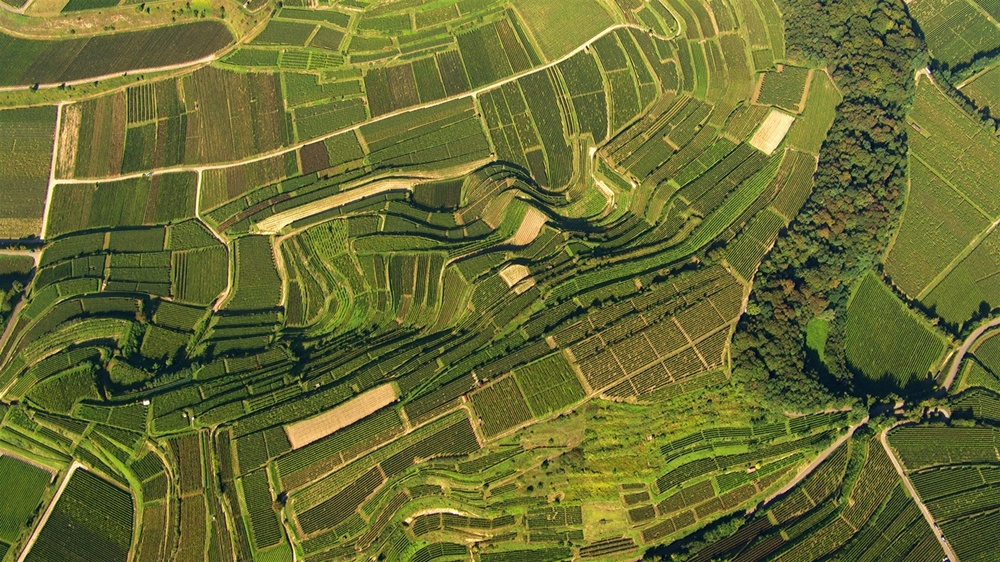
#> input picture Inv2/source/img1_2.jpg, 1000 x 562 px, shrunk from 1920 x 1080 before the run, found by its file name; its folder holds only this picture in this run
$ python temp.py   (older library calls are emulated)
#> lines starting #> are read from the running program, lines starting #| are printed output that depends on the picture
import cv2
import numpy as np
import os

# Task 1
def read_and_preprocess_image(file_path, k_size):
    # Read the image
#> called with k_size = 3
    image = cv2.imread(file_path)
#> image is the input picture: shape (562, 1000, 3); mean B, G, R 50.4, 108.3, 104.9

    # Convert to black and white
    bw_image = cv2.cvtColor(image, cv2.COLOR_BGR2GRAY)
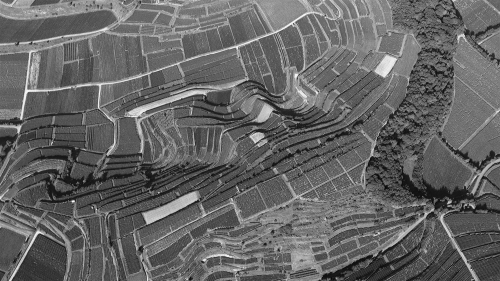
#> bw_image: shape (562, 1000) (shown at 1/2 size); min 1, max 254, mean 100.7

    # Display the original and preprocessed images
    # cv2.imshow("Original Image", image)
    #cv2.imshow("Preprocessed Image", bw_image)

    # Apply Gaussian blur
    blurred_image = cv2.GaussianBlur(bw_image, (k_size, k_size), 0.)

    # Display the blurred image
    #cv2.imshow("Blurred Image", blurred_image)
    cv2.waitKey(0)
    cv2.destroyAllWindows()

    return blurred_image


# Task 2
def calculate_gradients(image, operator):
#> called with operator = 'sobel'
    gradient_x = None
    gradient_y = None
    if operator == 'sobel':
        gradient_x = cv2.Sobel(image, cv2.CV_64F, 1, 0, ksize=3)
        gradient_y = cv2.Sobel(image, cv2.CV_64F, 0, 1, ksize=3)
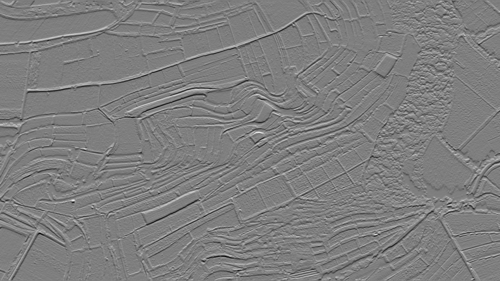
#> gradient_y: shape (562, 1000) float64 (shown at 1/2 size); min -547, max 551, mean -0.7; drawn with min black and max white
    elif operator == 'prewitt':
        gradient_x = cv2.Scharr(image, cv2.CV_64F, 1, 0)
        gradient_y = cv2.Scharr(image, cv2.CV_64F, 0, 1)
    elif operator == 'roberts':
        gradient_x = cv2.filter2D(image, cv2.CV_64F, np.array([[1, 0], [0, -1]]))
        gradient_y = cv2.filter2D(image, cv2.CV_64F, np.array([[0, 1], [-1, 0]]))


    gradient_magnitude = np.sqrt(gradient_x ** 2 + gradient_y ** 2)
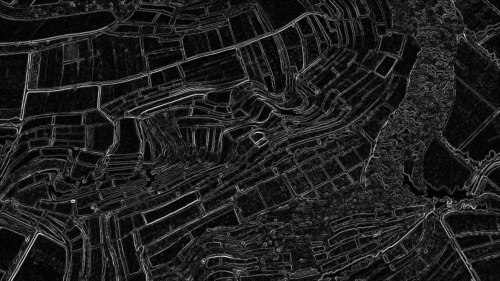
#> gradient_magnitude: shape (562, 1000) float64 (shown at 1/2 size); min 0, max 601.9, mean 74.3; drawn with min black and max white
    gradient_magnitude_uint8 = cv2.normalize(gradient_magnitude, None, 0, 255, cv2.NORM_MINMAX, dtype=cv2.CV_8U)
    gradient_angle = np.arctan2(gradient_y, gradient_x) * (180 / np.pi)
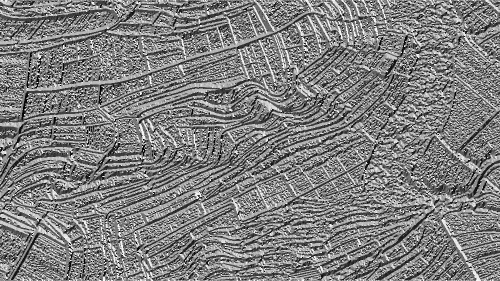
#> gradient_angle: shape (562, 1000) float64 (shown at 1/2 size); min -179.9, max 180, mean 0.4; drawn with min black and max white

    return gradient_magnitude_uint8, gradient_angle
# Task 3
def non_maximum_suppression(magnitude, angle):
    # Suppress non-maximums
    rows, cols = magnitude.shape
    result_image = np.zeros_like(magnitude)

    for i in range(1, rows - 1):
        for j in range(1, cols - 1):
            angle_val = angle[i, j]

            # Declare neighbors before if-else statements
            neighbors = []

            if (0 <= angle_val < 22.5) or (337.5 <= angle_val <= 360):  # четко правый
                neighbors = [magnitude[i, j - 1], magnitude[i, j + 1]]
            elif 22.5 <= angle_val < 67.5:  # правый верхний диагональный
                neighbors = [magnitude[i - 1, j - 1], magnitude[i + 1, j + 1]]
            elif 67.5 <= angle_val < 112.5:  # четко вверх
                neighbors = [magnitude[i - 1, j], magnitude[i + 1, j]]
            elif 112.5 <= angle_val < 157.5:  # левый верхний диагональный
                neighbors = [magnitude[i - 1, j + 1], magnitude[i + 1, j - 1]]
            elif 157.5 <= angle_val < 202.5:  # четко влево
                neighbors = [magnitude[i, j - 1], magnitude[i, j + 1]]
            elif 202.5 <= angle_val < 247.5:  # левый нижний диагональный
                neighbors = [magnitude[i - 1, j - 1], magnitude[i + 1, j + 1]]
            elif 247.5 <= angle_val < 292.5:  # четко вниз
                neighbors = [magnitude[i - 1, j], magnitude[i + 1, j]]
            elif 292.5 <= angle_val < 337.5:  # правый нижний диагональный
                neighbors = [magnitude[i - 1, j + 1], magnitude[i + 1, j - 1]]

            if len(neighbors) != 0:
                max_neighbor = max(neighbors)

                if magnitude[i, j] >= max_neighbor:
                    result_image[i, j] = magnitude[i, j]
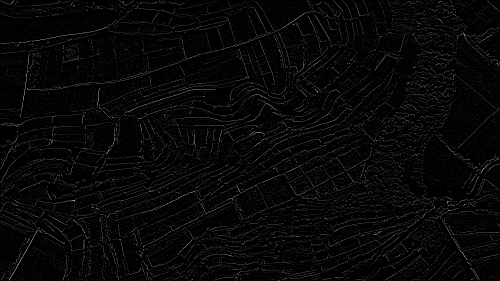
#> result_image: shape (562, 1000) (shown at 1/2 size); min 0, max 255, mean 7.5

    # Display the resulting image
    #cv2.imshow("Non-Maximum Suppression", result_image)
    cv2.waitKey(0)
    cv2.destroyAllWindows()

    return result_image


# Task 4
def double_thresholding(image, low_threshold, high_threshold):
    # Apply double thresholding
#> called with low_threshold = 10, high_threshold = 20
    edges = np.zeros_like(image)
    strong_edges = (image > high_threshold)
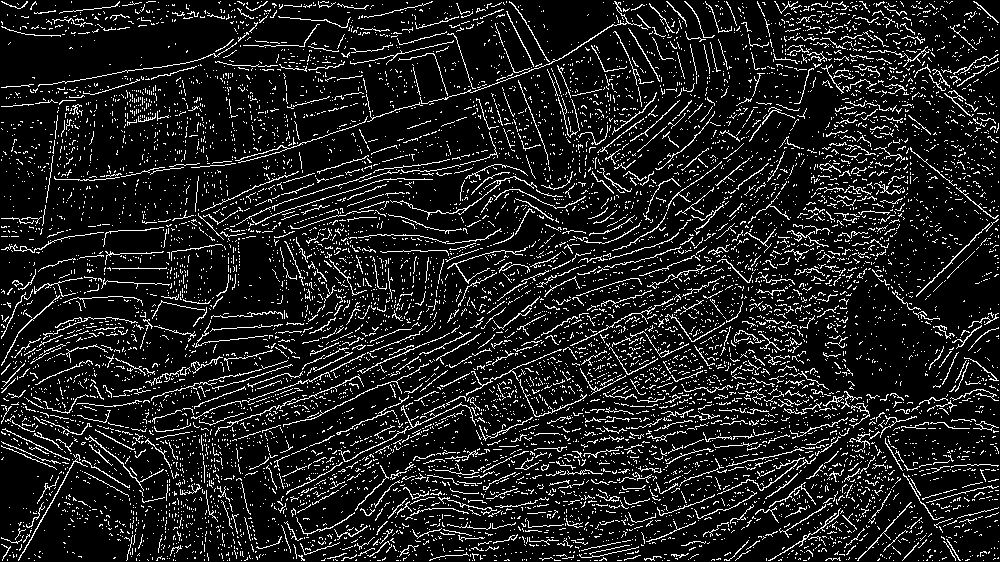
#> strong_edges: shape (562, 1000) bool; 11.7% white in thin lines or dots
    weak_edges = (image >= low_threshold) & (image <= high_threshold)
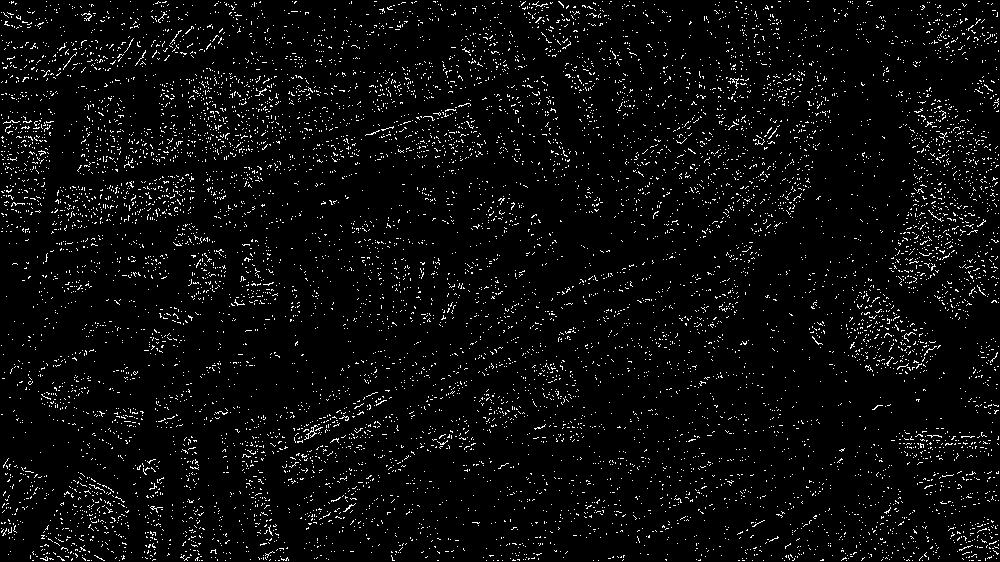
#> weak_edges: shape (562, 1000) bool; 4.3% white in thin lines or dots

    edges[strong_edges] = 255
    edges[weak_edges] = 0  # You can adjust this value as needed

    # Display the resulting image after double thresholding
    cv2.imshow("Double Thresholding", edges)
    cv2.waitKey(0)
    cv2.destroyAllWindows()

    return edges


# Task 5
def perform_experiment(file_path, gauss_ker_size, gradient_thresholds, operator):

    # Task 1
    blurred_image = read_and_preprocess_image(file_path, gauss_ker_size)

    # Task 2
    gradient_magnitude, gradient_angle = calculate_gradients(blurred_image, operator)

    # Task 3
    suppressed_image = non_maximum_suppression(gradient_magnitude, gradient_angle)

    # Task 4
    result_image = double_thresholding(suppressed_image, *gradient_thresholds)


def process_images_in_directory(directory_path):
    # Получаем список всех файлов в указанной директории
    image_files = [f for f in os.listdir(directory_path) if f.endswith('.png') or f.endswith('.jpg')]

    # Проходим по каждому файлу
    for image_file in image_files:
        image_file_path = os.path.join(directory_path, image_file)

        # Проходим по всем возможным значениям параметров
        for k_size in [3, 5, 7]:  # Размер ядра Гауссова размытия
            for thresholds in [(10, 20), (20, 40), (30, 60)]:  # Пороги для двойного порогового преобразования
                for operator in ['sobel']:  # Операторы вычисления градиента 'prewitt', 'roberts'
                    # Выполняем эксперимент с текущими параметрами
                    print(
                        f"Processing {image_file} with parameters: k_size={k_size}, thresholds={thresholds}, operator={operator}")
                    perform_experiment(image_file_path, k_size, thresholds, operator)


image_directory_path = "C:\Python_Project\DigitalMultimedia\Inv2\source"
process_images_in_directory(image_directory_path)

$ run again, on Inv2/source/img3.jpg
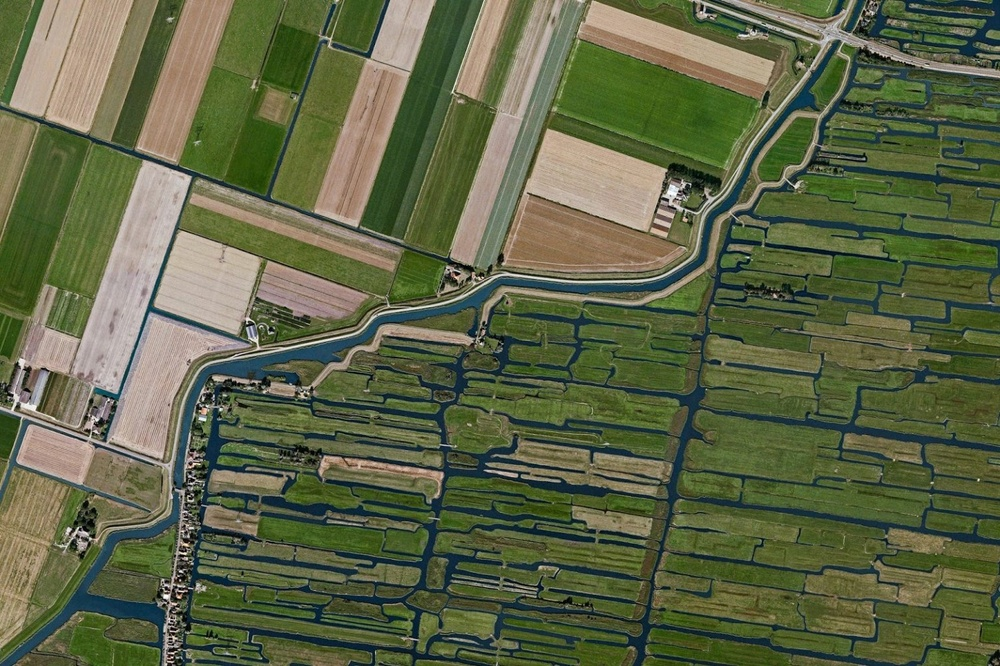
#> input picture Inv2/source/img3.jpg, 1000 x 666 px, shrunk from 1536 x 1023 before the run, found by its file name
#> in read_and_preprocess_image, image is the input picture: shape (666, 1000, 3); mean B, G, R 70.2, 101.3, 94
#> in double_thresholding, `strong_edges = (image > high_threshold)`:
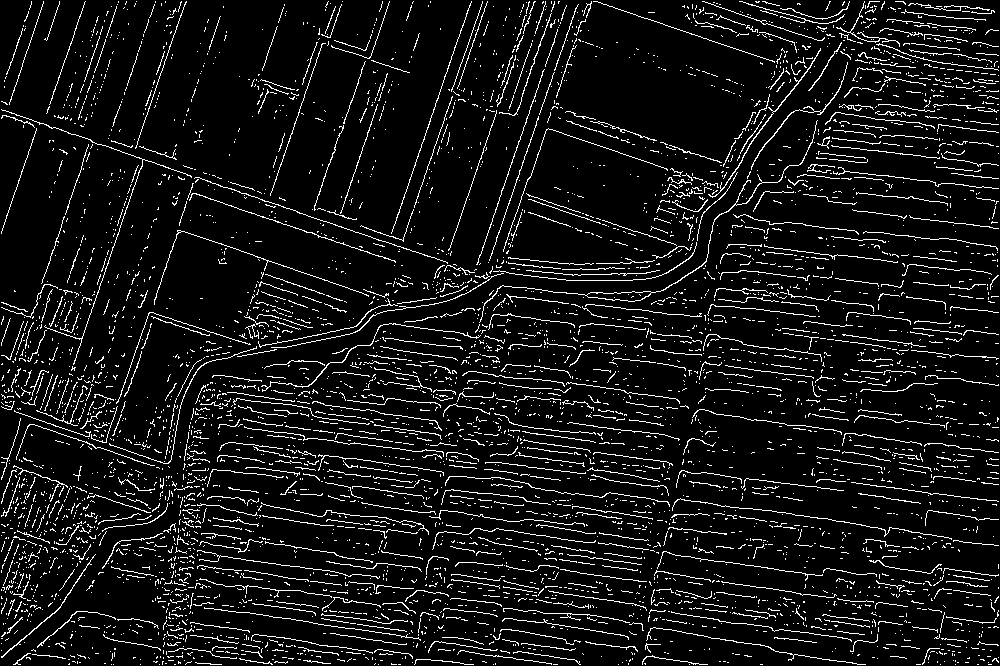
#> strong_edges: shape (666, 1000) bool; 8.1% white in thin lines or dots
#> in double_thresholding, `weak_edges = (image >= low_threshold) & (image <= high_threshold)`:
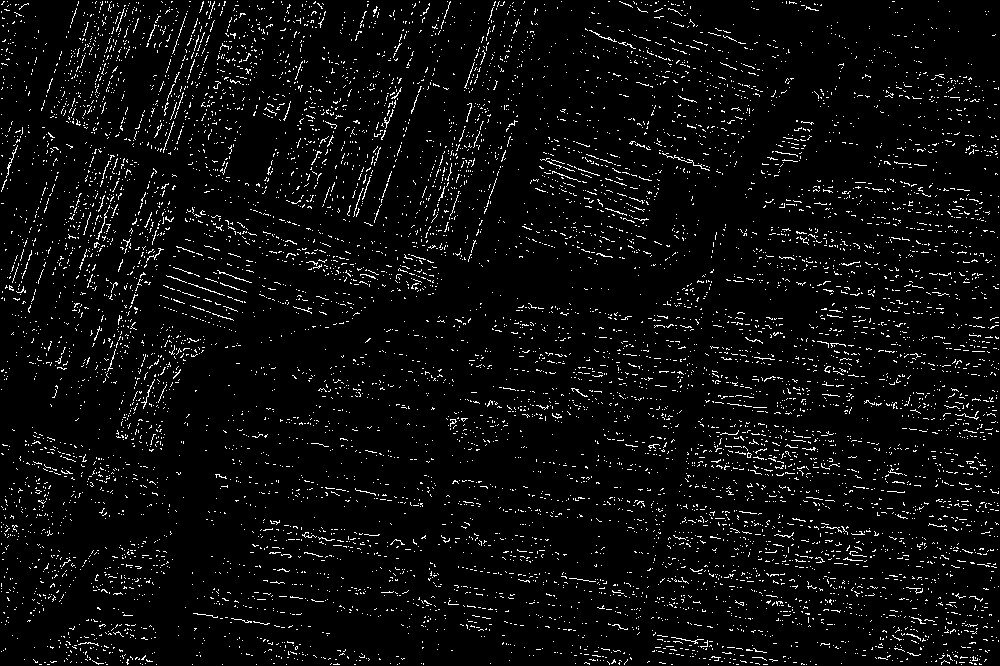
#> weak_edges: shape (666, 1000) bool; 4.6% white in thin lines or dots
